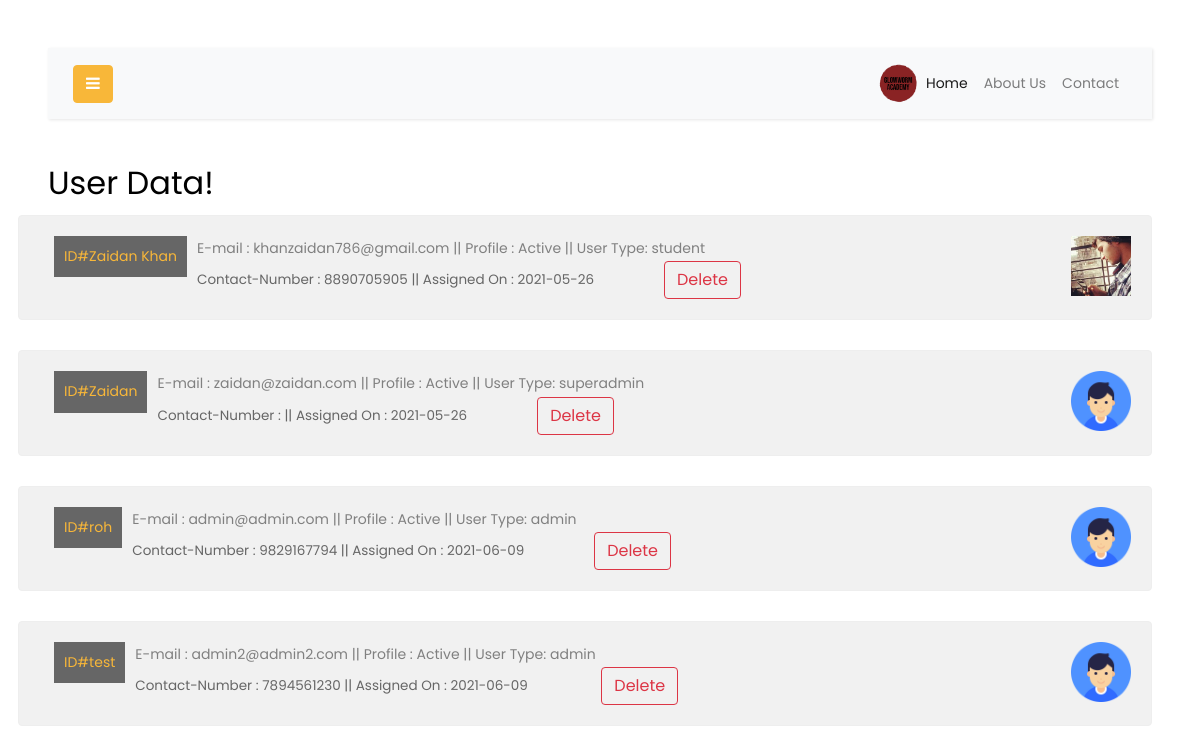
The page /user.php (signed in) on the database as committed earlier.
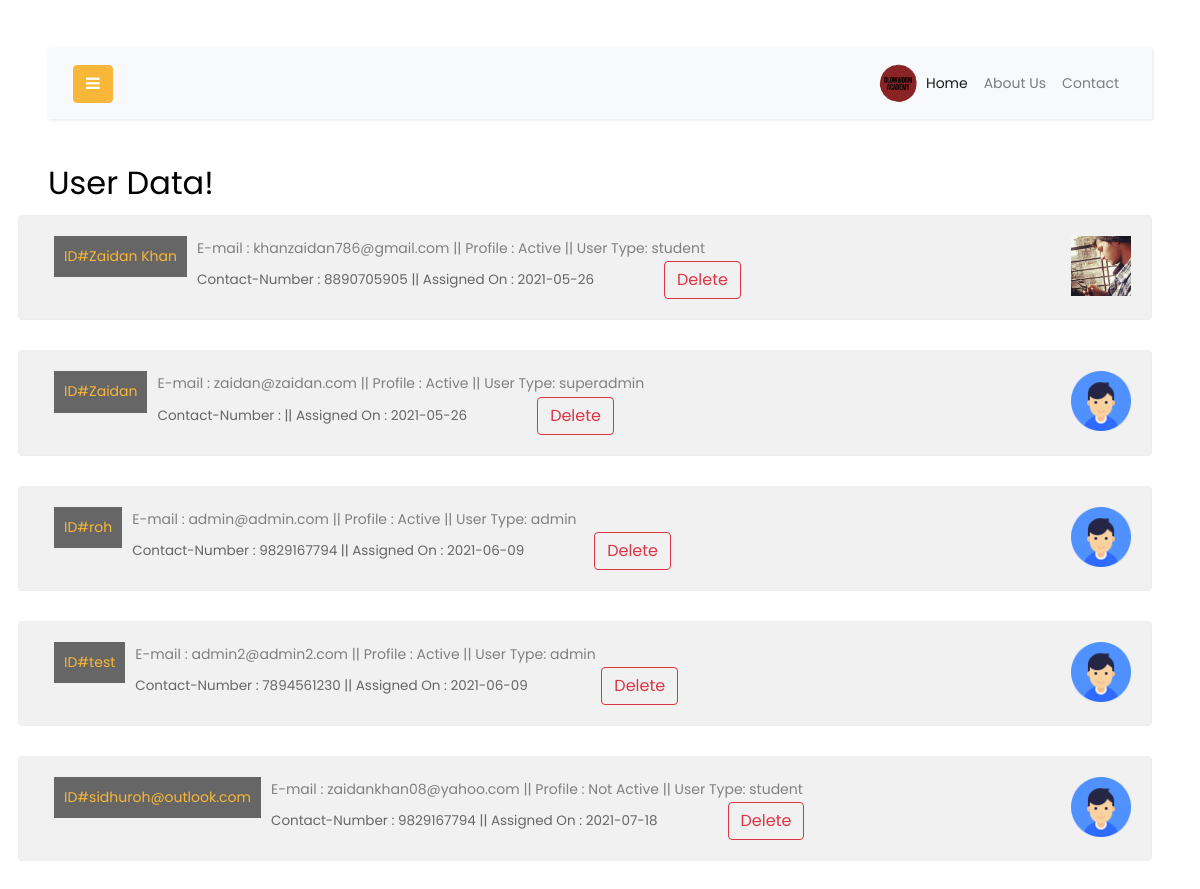
The same page on the database as committed later.
### tables this page shows
CREATE TABLE `users` (
  `id` int(11) NOT NULL,
  `username` varchar(100) NOT NULL,
  `email` varchar(100) NOT NULL,
  `mobile` varchar(12) NOT NULL,
  `password` varchar(100) NOT NULL,
  `bio` varchar(255) NOT NULL,
  `date` text DEFAULT NULL,
  `active` varchar(10) NOT NULL,
  `token_key` varchar(255) NOT NULL,
  `state` text NOT NULL DEFAULT 'Rajasthan',
  `city` text NOT NULL,
  `postalcode` varchar(10) NOT NULL DEFAULT '000000',
  `education` varchar(255) DEFAULT NULL,
  `country` varchar(255) DEFAULT NULL,
  `additional` varchar(255) DEFAULT NULL,
  `profile_pic` varchar(120) DEFAULT NULL,
  `user_type` text NOT NULL,
  `mobile_otp` varchar(60) NOT NULL,
  `mobile_active` text NOT NULL
);

### user.php (the view, shortened to what this page needs)
<!doctype html>
<?php include_once("database/phpmyadmin/connection.php"); ?>
<html lang="en">
  <head>
		<link rel="stylesheet" href="https://stackpath.bootstrapcdn.com/font-awesome/4.7.0/css/font-awesome.min.css">
		<link rel="stylesheet" href="css/css/style.css">
  </head>
  <body>
  <div id="content" class="p-4 p-md-5">
<nav class="navbar navbar-expand-lg navbar-light bg-light">
  <div class="container-fluid">
    <button type="button" id="sidebarCollapse" class="btn btn-primary">
      <i class="fa fa-bars"></i>
    </button>
    <div class="collapse navbar-collapse" id="navbarSupportedContent">
      <ul class="nav navbar-nav ml-auto">
      <li class="nav-item active">
      <img src="images/main.png" width ="40px">
      </li>
        <li class="nav-item active">
            <a class="nav-link" href="index.php">Home</a>
        </li>
        <li class="nav-item">
            <a class="nav-link" href="about.php">About Us</a>
        </li>
        <li class="nav-item">
            <a class="nav-link" href="contact.php">Contact</a>
        </li>
      </ul>
    </div>
  </div>
</nav>
<div class="row mt-12">
      <h2 class="col-md-4" id="subhead">User Data!</h2>
      <?php
        $query = "SELECT * from users";
        $result = mysqli_query($conn, $query);
        while($rows = mysqli_fetch_assoc($result))
        {
        $id = $rows['id'];
        $username = $rows['username'];
        $email = $rows['email'];
        $mobile = $rows['mobile'];
    	  $date = $rows['date'];
        $user_type = $rows['user_type'];
        $check_pic = mysqli_query($conn, "SELECT profile_pic from users WHERE id=$id");
        $get_pic_row = mysqli_fetch_assoc($check_pic);
        $profile_pic_db = $get_pic_row['profile_pic'];
    	  $active = $rows['active'];
        if($active == 1) {
        if ($profile_pic_db == "") {
          $active = "Active";
          echo "<div class='row' style='border-radius: 4px; border: 1px solid #eee; width: 100%; height: 15%; background: #f1f1f1; margin-bottom: 30px;'>
          <div class='col-sm' style='padding: 20px;'><img src='images/user.png' width='60px;' height='60px' style='float: right;'></img>
          <a href='user.php?id=$id'><div class='col-sm'><div style='background: #666; padding-top: 8px; margin-right: 10px; padding-bottom: 8px; padding-left: 10px; padding-right: 10px; float: left;'>
          ID#$username</a></div></div> E-mail : $email || Profile : $active || User Type: $user_type <div class='col-sm' style='font-size: 13.5px; color: #666;'>Contact-Number : $mobile || Assigned On : $date<a href='delete.php?id=$id'><button style='margin-left: 70px;' type='button' class='btn btn-outline-danger'>Delete</button></a></div></div></div>";
          }
              else{
              $active = "Active";
              $profile_pic2 = "userdata/".$profile_pic_db;
              echo "<div class='row' style='border-radius: 4px; border: 1px solid #eee; width: 100%; height: 15%; background: #f1f1f1; margin-bottom: 30px;'>
              <div class='col-sm' style='padding: 20px;'><img src='$profile_pic2' width='60px;' height='60px' style='float: right;'></img>
              <a href='user.php?id=$id'><div class='col-sm'><div style='background: #666; padding-top: 8px; margin-right: 10px; padding-bottom: 8px; padding-left: 10px; padding-right: 10px; float: left;'>
              ID#$username</a></div></div> E-mail : $email || Profile : $active ||  User Type: $user_type <div class='col-sm' style='font-size: 13.5px; color: #666;'>Contact-Number : $mobile || Assigned On : $date<a href='delete.php?id=$id'><button style='margin-left: 70px;' type='button' class='btn btn-outline-danger'>Delete</button></a></div></div></div>";
          }
        } else {
          if ($profile_pic_db == "") {
            $active = "Not Active";
            echo "<div class='row' style='border-radius: 4px; border: 1px solid #eee; width: 100%; height: 15%; background: #f1f1f1; margin-bottom: 30px;'>
            <div class='col-sm' style='padding: 20px;'><img src='images/user.png' width='60px;' height='60px' style='float: right;'></img>
            <a href='user.php?id=$id'><div class='col-sm'><div style='background: #666; padding-top: 8px; margin-right: 10px; padding-bottom: 8px; padding-left: 10px; padding-right: 10px; float: left;'>
            ID#$username</a></div></div> E-mail : $email || Profile : $active || User Type: $user_type <div class='col-sm' style='font-size: 13.5px; color: #666;'>Contact-Number : $mobile || Assigned On : $date<a href='delete.php?id=$id'><button style='margin-left: 70px;' type='button' class='btn btn-outline-danger'>Delete</button></a></div></div></div>";
            }
        }}
        ?>
  </body>
</html>

Rows that differ between the two databases and show on the page:
added users: username "sidhuroh@outlook.com", email "zaidankhan08@yahoo.com", active "Not Active", user_type "student", mobile "9829167794", date "2021-07-18"
